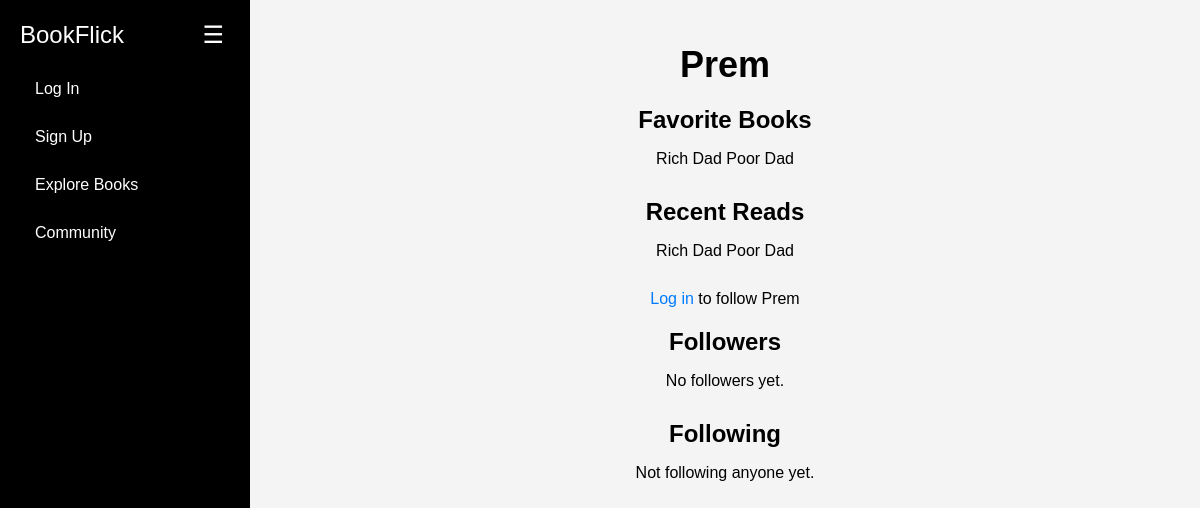
/profile/Prem/, run on an earlier commit of the app's database.
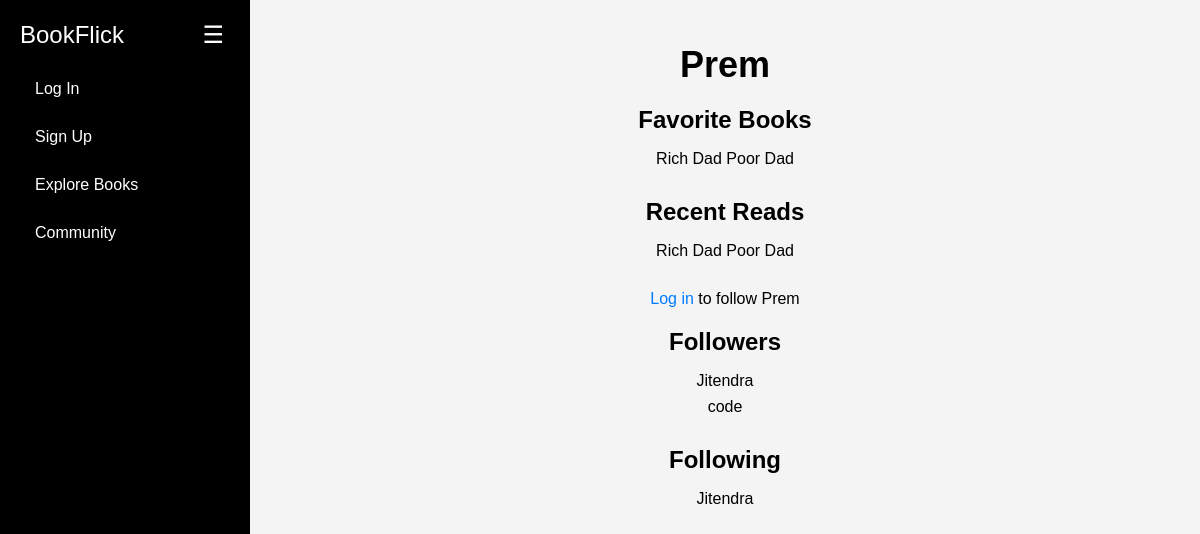
And on a later commit of the database.
### app/models.py (models this page shows, shortened)
class Book(models.Model):
    title = models.CharField(max_length=255)
    author = models.CharField(max_length=100)
    year = models.CharField(max_length=40, default='Not Available Data')
    genre = models.CharField(max_length=100, default="Philoshopy")
    details = models.TextField(max_length=1000, default='No details available')
    cover = models.ImageField(upload_to='covers/', blank=True, null=True)

class User(models.Model):
    user = models.OneToOneField(settings.AUTH_USER_MODEL, on_delete=models.CASCADE)
    favorite_books = models.ManyToManyField(Book, related_name='favorited_by')
    recent_reads = models.ManyToManyField(Book, related_name='readed_recent_by')
    followers = models.ManyToManyField('self', symmetrical=False, related_name='following')

### app/views.py (the view)
# urls.py: path('profile/<str:username>/', UserProfileView.as_view(), name='user_profile'),
class UserProfileView(DetailView):
    model = User
    template_name = 'user_profile.html'
    context_object_name = 'profile'
    slug_field = 'user__username'
    slug_url_kwarg = 'username'
    def get_object(self, queryset=None):
        username = self.kwargs.get(self.slug_url_kwarg)
        return get_object_or_404(self.model, user__username=username)
    def get_context_data(self, **kwargs):
        username = self.kwargs.get(self.slug_url_kwarg)
        muser = get_object_or_404(self.model, user__username=username)
        context = super().get_context_data(**kwargs)
        context['is_following'] = self.request.user.is_authenticated and muser.is_following(user=str(self.request.user.username))
        return context

### app/templates/user_profile.html (shortened to what this page needs)
{% extends "base.html" %}
{% block content %}
  <div class="profile-header">
    <h1 class="profile-username">{{ profile.user.username }}</h1>
    <div class="profile-section">
      <h2 class="profile-section-title">Favorite Books</h2>
      <ul class="books-list">
        {% for book in profile.favorite_books.all %}
          <li class="profile-book-item">{{ book.title }}</li>
        {% empty %}
          <li class="profile-book-item">No favorite books selected yet.</li>
        {% endfor %}
      </ul>
    </div>
    <div class="profile-section">
      <h2 class="profile-section-title">Recent Reads</h2>
      <ul class="books-list">
        {% for book in profile.recent_reads.all %}
          <li class="profile-book-item">{{ book.title }}</li>
        {% empty %}
          <li class="profile-book-item">No recent reads recorded yet.</li>
        {% endfor %}
      </ul>
    </div>
    {% if request.user != profile.user %}
      <div class="profile-action">
        {% if request.user.is_authenticated %}
          {% if is_following %}
            <form action="{% url 'unfollow_user' profile.user.username %}" method="post">
              {% csrf_token %}
              <button type="submit" class="follow-btn">Unfollow {{ profile.user.username }}</button>
            </form>
          {% else %}
            <form action="{% url 'follow_user' profile.user.username %}" method="post">
              {% csrf_token %}
              <button type="submit" class="follow-btn">Follow {{ profile.user.username }}</button>
            </form>
          {% endif %}
        {% else %}
          <p><a href="{% url 'login' %}" class="login-link">Log in</a> to follow {{ profile.user.username }}</p>
        {% endif %}
      </div>
    {% endif %}
    <div class="profile-section">
      <h2 class="profile-section-title">Followers</h2>
      <ul class="books-list">
        {% for follower in profile.followers.all %}
          <li class="profile-follow-item">{{ follower.user.username }}</li>
        {% empty %}
          <li class="profile-follow-item">No followers yet.</li>
        {% endfor %}
      </ul>
    </div>
    <div class="profile-section">
      <h2 class="profile-section-title">Following</h2>
      <ul class="books-list">
        {% for followed_user in profile.following.all %}
          <li class="profile-follow-item">{{ followed_user.user.username }}</li>
        {% empty %}
          <li class="profile-follow-item">Not following anyone yet.</li>
        {% endfor %}
      </ul>
    </div>
  </div>
{% endblock %}

What changed in the data, as far as the page shows it:
added User: user.username "Jitendra"
added User: user.username "code", shown under "Followers"
Also different on the page:
text no longer shown: "No followers yet. Not following anyone yet."
